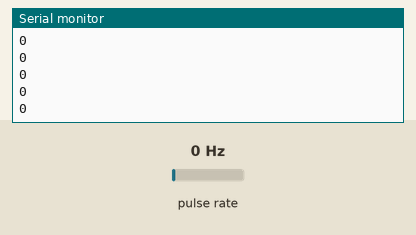
Simulated run of this sketch. Board: Arduino Uno, built with avr-gcc and run on an emulated ATmega328P. Shown: the last lines printed to the serial monitor. Wiring (inferred from the names in the program): pulse sensor: data pin 3. The inputs (shaded band) are chosen by the test bench; at power-on: pulse rate 0 Hz.

Above: at 1.2 s.
1.3 s: pulse rate (sensor on pin 3) set to 4 Hz
At 1.8 s:
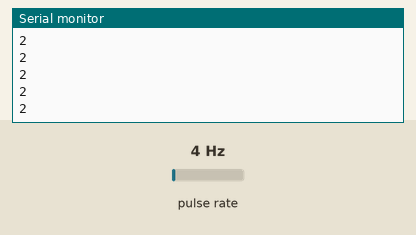
2.8 s: pulse rate (sensor on pin 3) set to 50 Hz
At 3.6 s:
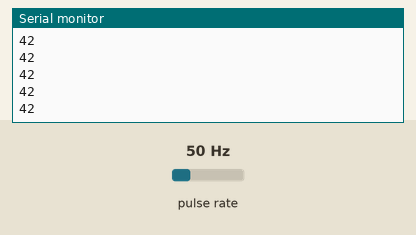
Timing chart, 0 to 5.8 s (numbered marks = the images above; inputs shaded):
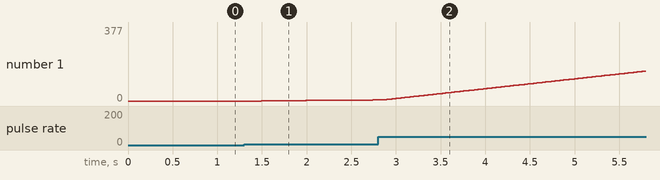

The sketch:

Encoder.ino
```cpp
const int encoder = 3;
unsigned int counter;
unsigned int recounter;

void setup()
{
    Serial.begin(9600);     // giao tiếp Serial với baudrate 9600
    pinMode(encoder, INPUT);
    attachInterrupt(1,countpulse,RISING);
}

void countpulse(){
        recounter = counter;
        counter++;
}

void loop()
{
    Serial.println(counter);
}
```

Measured:
- after the input at 1.3 s, the serial monitor: prints a new line after 0.19 s (image 1)
- after the input at 2.8 s, the serial monitor: prints a new line after 0.58 s (image 2)
- plotted number 1: 0 → 6 after the input at 1.3 s
